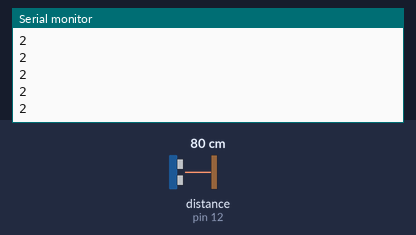
The sketch below on a simulated Arduino Uno, built with avr-gcc and run on an emulated ATmega328P. Parts: the last lines printed to the serial monitor. The inputs (shaded band) are chosen by the test bench; at power-on: distance to the obstacle (sensor on pin 12) 80 cm. The echo pulse lasts 58.3 µs per cm.

Above: at 1.2 s.
1.3 s: distance to the obstacle (sensor on pin 12) set to 2 cm
At 1.34 s:
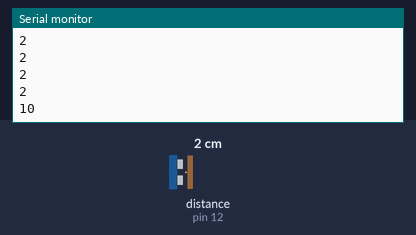
2.8 s: distance to the obstacle (sensor on pin 12) set to 18 cm
At 2.82 s:
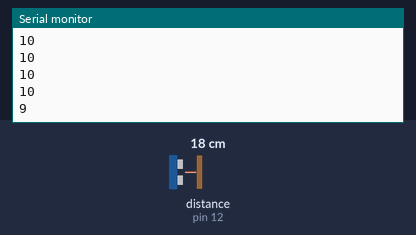
Timing chart, 0 to 5.8 s (numbered marks = the images above; inputs shaded):
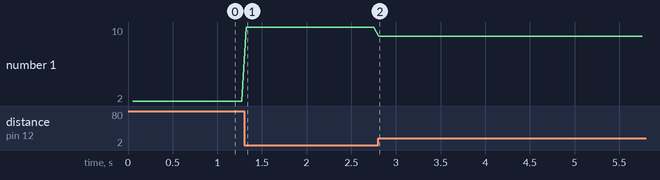

Measured:
- after the input at 1.3 s, the serial monitor: prints a new line at once (image 1)
- after the input at 2.8 s, the serial monitor: prints a new line at once (image 2)
- plotted number 1: 2 → 10 after the input at 1.3 s, 10 → 9 after the input at 2.8 s

The sketch:

test.ino
```cpp
/*
 * Posted on http://randomnerdtutorials.com
 * created by http://playground.arduino.cc/Code/NewPing
*/

#include <NewPing.h>

#define TRIGGER_PIN 11
#define ECHO_PIN 12
#define MAX_DISTANCE 200

NewPing sonar(TRIGGER_PIN, ECHO_PIN, MAX_DISTANCE); // NewPing setup of pins and maximum distance.

void setup() {
   Serial.begin(9600);
}

void loop() {
   delay(50);
   unsigned int uS = sonar.ping_cm();
   int mapped = map(uS, 0, 100, 10,0);
   Serial.println(mapped);
  //  Serial.println("cm");
}
```
